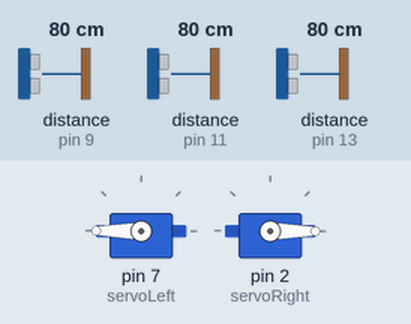
This sketch was run on a simulated Arduino Uno, built with avr-gcc and run on an emulated ATmega328P. Shown: 2 × servo. Wiring (inferred from the names in the program): 3 × ultrasonic range finder: trigger pin 8, echo pin 9 / trigger pin 10, echo pin 11 / trigger pin 12, echo pin 13. Inputs (shaded band) come from the test bench; at power-on: distance to the obstacle (sensors on pin 13, pin 9, pin 11) 80 cm. The echo pulse lasts 58.3 µs per cm.

Above: at 1.2 s.
1.3 s: distance to the obstacle (sensor on pin 13) set to 5 cm
2.8 s: distance to the obstacle (sensor on pin 13) set to 2 cm
At 3.4 s:
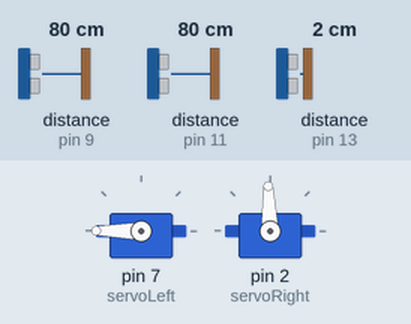
4.3 s: distance to the obstacle (sensor on pin 13) set to 4 cm
At 5.8 s:
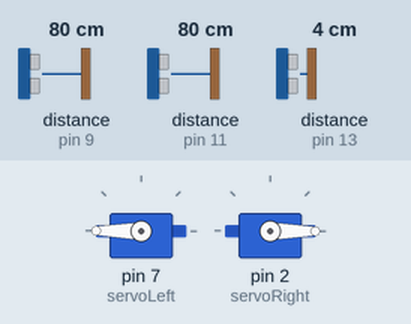
Timing chart, 0 to 7.3 s (numbered marks = the images above; inputs shaded):
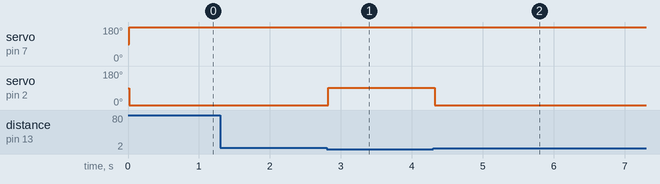

The sketch:

Bi_directional_Prototype_V1.1.ino
```cpp
#include <Servo.h>

Servo servoLeft;          // Define left servo
Servo servoRight;         // Define right servo

  // defines pins numbers
const int trigPinLS = 12;
const int echoPinLS = 13;
const int trigPinFS = 10;
const int echoPinFS = 11;
const int trigPinRS = 8;
const int echoPinRS = 9;


// defines variables
long durationLS;
int distanceLS;
long durationFS;
int distanceFS;
long durationRS;
int distanceRS;


void loop()
{
digitalWrite(trigPinLS, LOW);
delayMicroseconds(2);
digitalWrite(trigPinLS, HIGH);
delayMicroseconds(10);
digitalWrite(trigPinLS, LOW);
durationLS = pulseIn(echoPinLS, HIGH);
distanceLS = durationLS*0.034/2;

delayMicroseconds(50);

digitalWrite(trigPinFS, LOW);
delayMicroseconds(2);
digitalWrite(trigPinFS, HIGH);
delayMicroseconds(10);
digitalWrite(trigPinFS, LOW);
durationFS = pulseIn(echoPinFS, HIGH);
distanceFS = durationFS*0.034/2;

delayMicroseconds(50);

digitalWrite(trigPinRS, LOW);
delayMicroseconds(2);
digitalWrite(trigPinRS, HIGH);
delayMicroseconds(10);
digitalWrite(trigPinRS, LOW);
durationRS = pulseIn(echoPinRS, HIGH);
distanceRS = durationRS*0.034/2;


if (distanceLS > 2 || distanceLS < 0  && distanceFS > 2 || distanceFS < 0  && distanceRS > 2 || distanceRS < 0 )
    {
    Forward();
    }
     else if (distanceLS < 4 || distanceLS > 0  && distanceFS < 6 || distanceFS > 0  && distanceRS > 6 || distanceRS < 0 )
       {
       TurnRight();
       }
         else
            {
            TurnLeft();
            }
        }

// Robot Motor Functions

void stopRobot()
{
  servoLeft.write(92);
  servoRight.write(92);
}

void Forward()
{
  servoLeft.write(180);
  servoRight.write(0);
}

void TurnRight()
{
  servoLeft.write(180);
  servoRight.write(92);
}

void TurnLeft()
{
  servoLeft.write(92);
  servoRight.write(0);
}


//Set up I/O
void setup()
{
pinMode(trigPinLS, OUTPUT);
pinMode(echoPinLS, INPUT);
pinMode(trigPinFS, OUTPUT);
pinMode(echoPinFS, INPUT);
pinMode(trigPinRS, OUTPUT);
pinMode(echoPinRS, INPUT);
servoLeft.attach(7);
servoRight.attach(2);
}
```

Measured:
- the behaviour switches between 4 and 3 cm on distance to the obstacle (sensor on pin 13) (found by bisection; images 0 and 1)
- after the input at 1.3 s, every drawn part: stays the same
- after the input at 2.8 s, servo on pin 2 (servoRight): 0° → 92° at once
- after the input at 4.3 s, servo on pin 2 (servoRight): 92° → 0° at once
